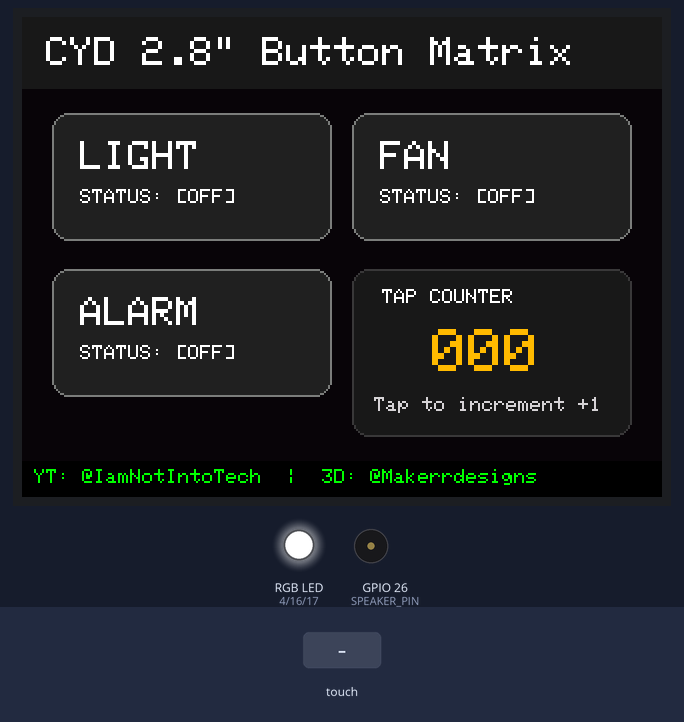
This sketch was run on a simulated ESP32. On the bench: 320×240 colour display, an RGB LED mixed from three pins (HIGH = lit), buzzer (waves = sounding). The inputs (shaded band) are chosen by the test bench.

Above: at 1.5 s.
1.6 s: touch panel pressed at 13 % / 30 % of its raw x / y range
At 2.3 s:
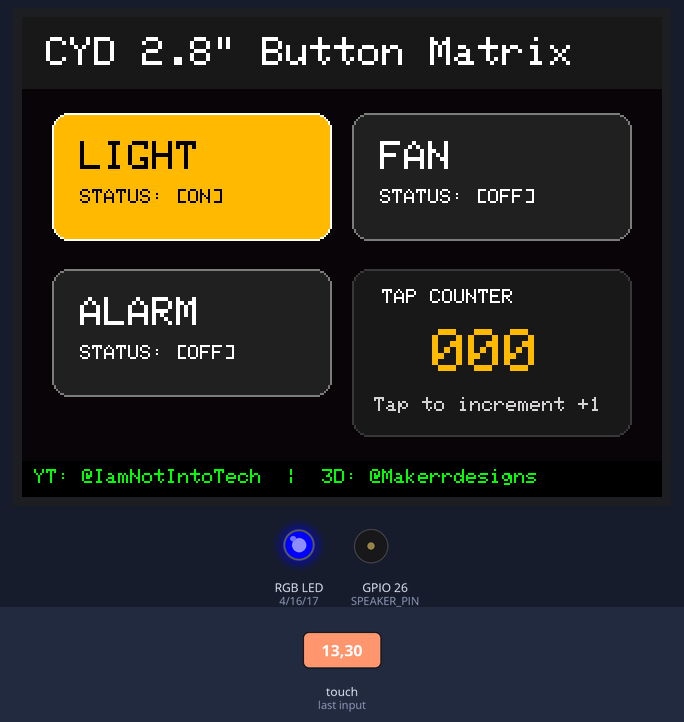
3.1 s: touch panel pressed at 62 % / 30 % of its raw x / y range
At 4.3 s:
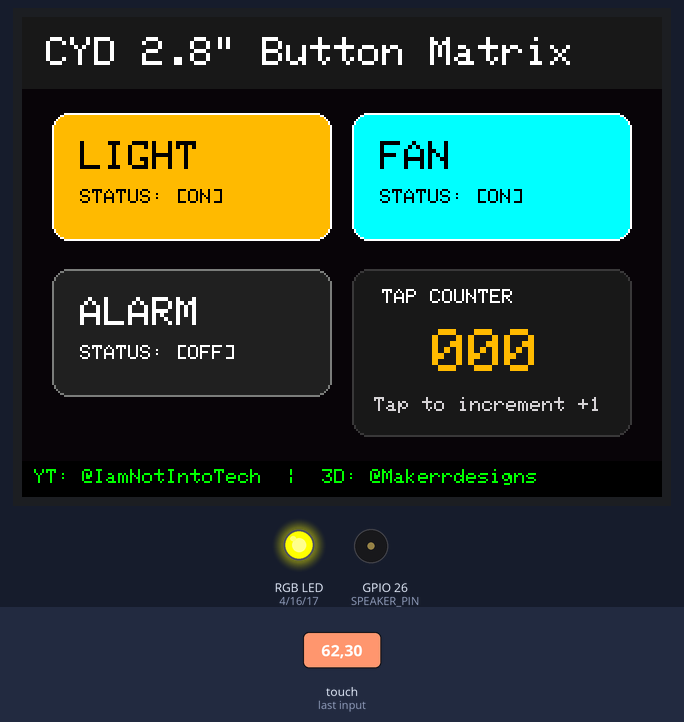
4.6 s: touch panel pressed at 38 % / 30 % of its raw x / y range
At 5.3 s:
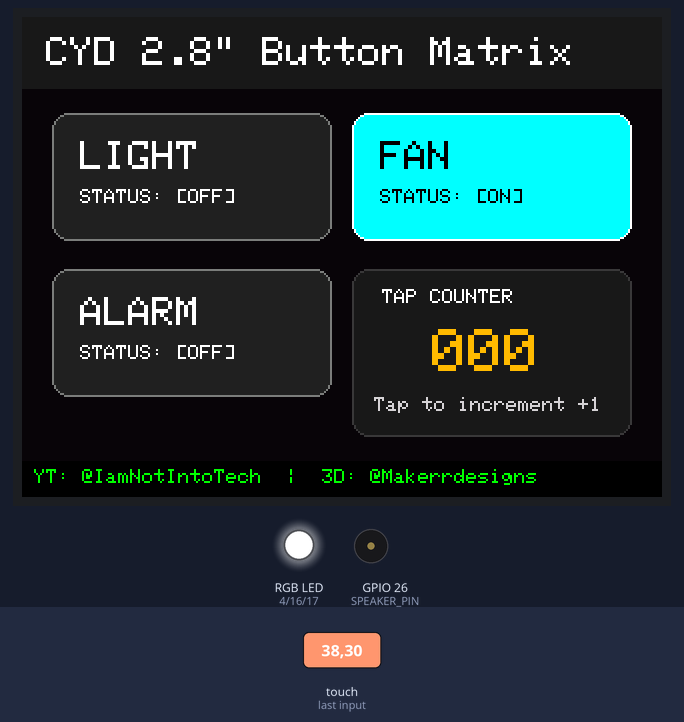
6.1 s: touch panel pressed at 13 % / 70 % of its raw x / y range
At 6.5 s:
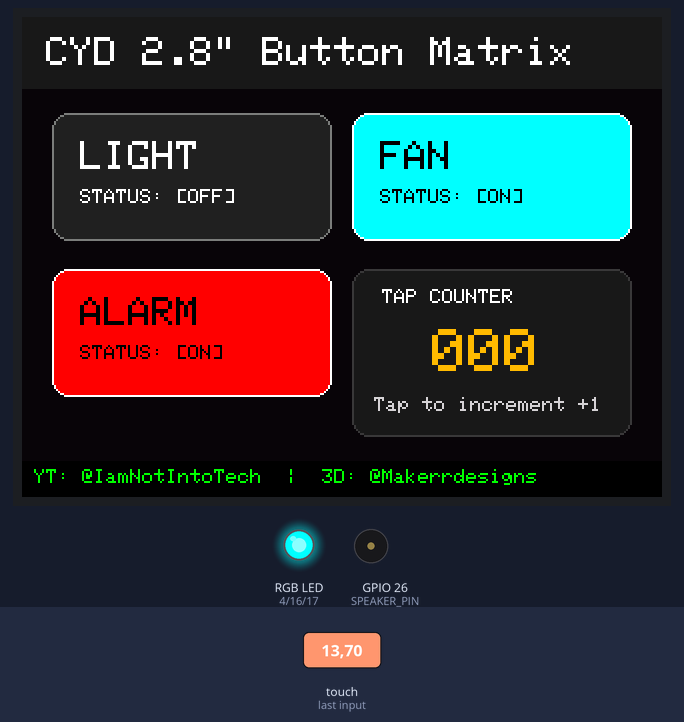
7.6 s: touch panel pressed at 87 % / 30 % of its raw x / y range
At 8.8 s:
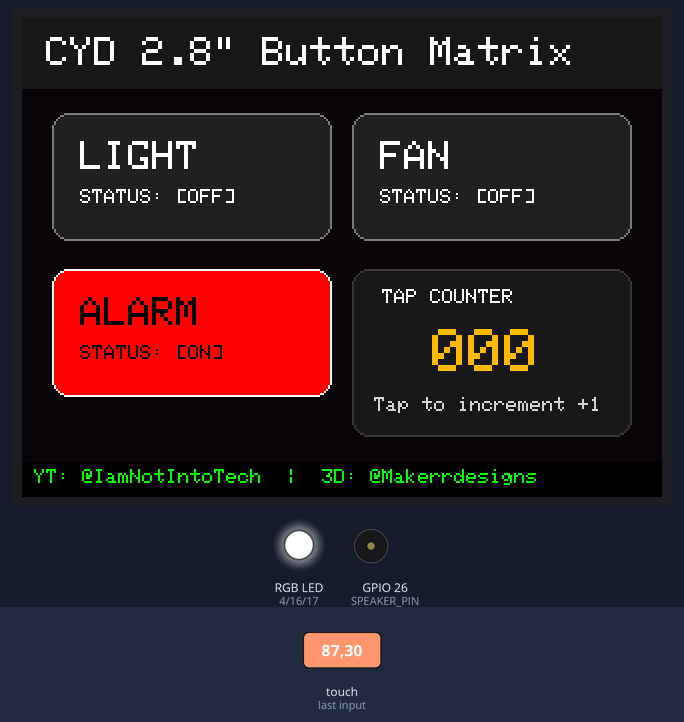
9.1 s: touch panel pressed at 13 % / 30 % of its raw x / y range
At 9.9 s:
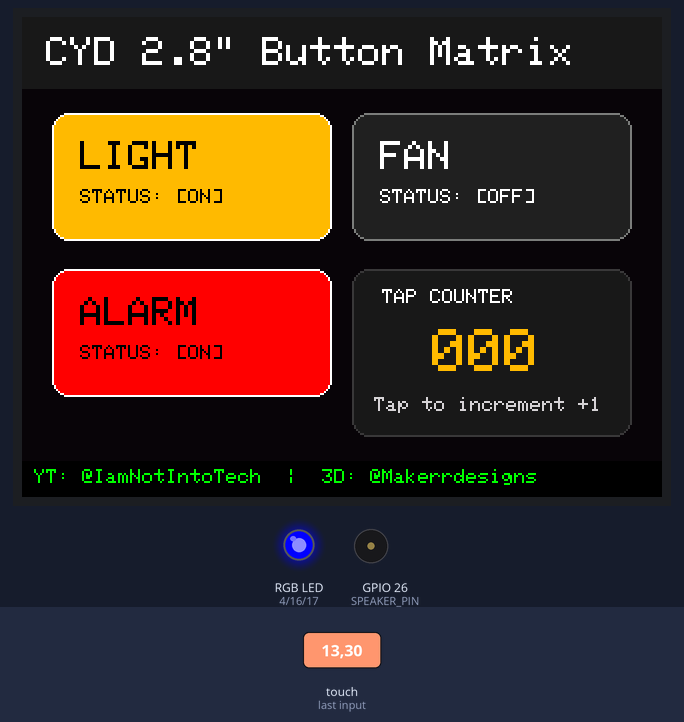
Timing chart, 0 to 11.6 s (numbered marks = the images above; inputs shaded):
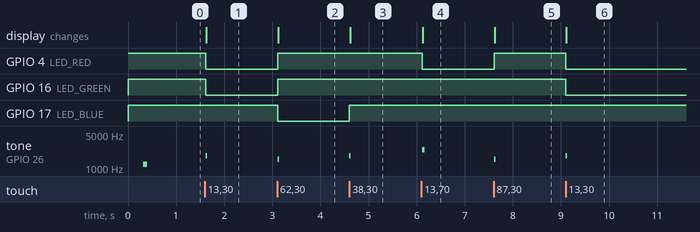

Measured:
- after the input at 1.6 s, GPIO 4 (LED_RED), GPIO 16 (LED_GREEN): HIGH → LOW at once; tone on GPIO 26 (SPEAKER_PIN): silent → 1800 Hz at once, → silent 0.03 s later; the display: changes at once (image 1)
- after the input at 3.1 s, GPIO 4 (LED_RED), GPIO 16 (LED_GREEN): LOW → HIGH at once; GPIO 17 (LED_BLUE): HIGH → LOW at once; tone on GPIO 26 (SPEAKER_PIN): silent → 1500 Hz at once, → silent 0.03 s later; the display: changes at once (image 2)
- after the input at 4.6 s, GPIO 17 (LED_BLUE): LOW → HIGH at once; tone on GPIO 26 (SPEAKER_PIN): silent → 1800 Hz at once, → silent 0.03 s later; the display: changes at once (image 3)
- after the input at 6.1 s, GPIO 4 (LED_RED): HIGH → LOW at once; tone on GPIO 26 (SPEAKER_PIN): silent → 2400 Hz at once, → silent 0.05 s later; the display: changes at once (image 4)
- after the input at 7.6 s, GPIO 4 (LED_RED): LOW → HIGH at once; tone on GPIO 26 (SPEAKER_PIN): silent → 1500 Hz at once, → silent 0.03 s later; the display: changes at once (image 5)
- after the input at 9.1 s, GPIO 4 (LED_RED), GPIO 16 (LED_GREEN): HIGH → LOW at once; tone on GPIO 26 (SPEAKER_PIN): silent → 1800 Hz at once, → silent 0.03 s later; the display: changes at once (image 6)

The sketch:

06-touch-buttons.ino
```cpp
/**
 * @file 06-touch-buttons.ino
 * @brief Touchscreen Button Matrix & Toggle Switches for CYD 2.8" (ESP32-2432S028R)
 * @author Tushar Aggarwal (tushar2704)
 * @repository https://github.com/tushar2704/Cheap-Yellow-Display-Community
 *
 * 📺 Follow on YouTube:
 * - Tech & Coding: https://youtube.com/@IamNotIntoTech
 * - 3D Printing & Enclosure: https://youtube.com/@Makerrdesigns
 *
 * Hardware:
 * - ESP32-2432S028R (2.8" Resistive Touch CYD)
 */

#include <SPI.h>
#include <TFT_eSPI.h>
#include <XPT2046_Touchscreen.h>

#define XPT2046_IRQ 36
#define XPT2046_MOSI 13
#define XPT2046_MISO 12
#define XPT2046_CLK 14
#define XPT2046_CS 33

#define LED_RED 4
#define LED_GREEN 16
#define LED_BLUE 17
#define SPEAKER_PIN 26

#define TS_MINX 300
#define TS_MAXX 3800
#define TS_MINY 200
#define TS_MAXY 3700

SPIClass touchSPI(VSPI);
XPT2046_Touchscreen ts(XPT2046_CS, XPT2046_IRQ);
TFT_eSPI tft = TFT_eSPI();

// Button States
bool toggleLight = false;
bool toggleFan   = false;
bool toggleAlarm = false;
int counterValue = 0;

void beep(int freq, int ms) {
  tone(SPEAKER_PIN, freq, ms);
}

void setRgb(bool r, bool g, bool b) {
  digitalWrite(LED_RED, r ? LOW : HIGH);
  digitalWrite(LED_GREEN, g ? LOW : HIGH);
  digitalWrite(LED_BLUE, b ? LOW : HIGH);
}

void drawToggleButton(int x, int y, int w, int h, const char* label, bool state, uint16_t onColor) {
  uint16_t btnColor = state ? onColor : 0x2104;
  uint16_t borderColor = state ? TFT_WHITE : TFT_DARKGREY;

  tft.fillRoundRect(x, y, w, h, 8, btnColor);
  tft.drawRoundRect(x, y, w, h, 8, borderColor);

  tft.setTextColor(state ? TFT_BLACK : TFT_WHITE, btnColor);
  tft.setTextSize(2);
  tft.setCursor(x + 14, y + 14);
  tft.print(label);

  tft.setTextSize(1);
  tft.setCursor(x + 14, y + 38);
  tft.print(state ? "STATUS: [ON]" : "STATUS: [OFF]");
}

void drawCounterCard() {
  tft.fillRoundRect(165, 126, 140, 84, 8, 0x18C3);
  tft.drawRoundRect(165, 126, 140, 84, 8, 0x39C7);

  tft.setTextColor(TFT_WHITE, 0x18C3);
  tft.setTextSize(1);
  tft.setCursor(180, 136);
  tft.print("TAP COUNTER");

  tft.setTextColor(0xFDC0, 0x18C3);
  tft.setTextSize(3);
  tft.setCursor(205, 156);
  tft.printf("%03d", counterValue);

  tft.setTextColor(TFT_LIGHTGREY, 0x18C3);
  tft.setTextSize(1);
  tft.setCursor(176, 190);
  tft.print("Tap to increment +1");
}

void renderAllButtons() {
  drawToggleButton(15, 48, 140, 64, "LIGHT", toggleLight, 0xFDC0); // CYD Yellow
  drawToggleButton(165, 48, 140, 64, "FAN", toggleFan, 0x07FF);     // Cyan
  drawToggleButton(15, 126, 140, 64, "ALARM", toggleAlarm, 0xF800); // Red
  drawCounterCard();
}

void setup() {
  Serial.begin(115200);

  pinMode(LED_RED, OUTPUT);
  pinMode(LED_GREEN, OUTPUT);
  pinMode(LED_BLUE, OUTPUT);
  pinMode(SPEAKER_PIN, OUTPUT);
  setRgb(false, false, false);

  tft.init();
  tft.setRotation(1);
  tft.fillScreen(0x0821);

  touchSPI.begin(XPT2046_CLK, XPT2046_MISO, XPT2046_MOSI, XPT2046_CS);
  ts.begin(touchSPI);
  ts.setRotation(1);

  // Header Bar
  tft.fillRect(0, 0, 320, 36, 0x18C3);
  tft.setTextColor(TFT_WHITE, 0x18C3);
  tft.setTextSize(2);
  tft.setCursor(12, 10);
  tft.print("CYD 2.8\" Button Matrix");

  renderAllButtons();

  // Footer
  tft.fillRect(0, 222, 320, 18, TFT_BLACK);
  tft.setTextColor(0x07E0, TFT_BLACK);
  tft.setTextSize(1);
  tft.setCursor(6, 226);
  tft.print("YT: @IamNotIntoTech  |  3D: @Makerrdesigns");

  beep(1200, 80);
}

void loop() {
  if (ts.touched()) {
    TS_Point p = ts.getPoint();
    int x = map(p.x, TS_MINX, TS_MAXX, 0, 320);
    int y = map(p.y, TS_MINY, TS_MAXY, 0, 240);

    // Button 1: Light (15, 48, 140, 64)
    if (x >= 15 && x <= 155 && y >= 48 && y <= 112) {
      toggleLight = !toggleLight;
      setRgb(toggleLight, toggleLight, false); // Yellow LED
      beep(1800, 30);
      drawToggleButton(15, 48, 140, 64, "LIGHT", toggleLight, 0xFDC0);
      delay(200);
    }
    // Button 2: Fan (165, 48, 140, 64)
    else if (x >= 165 && x <= 305 && y >= 48 && y <= 112) {
      toggleFan = !toggleFan;
      setRgb(false, false, toggleFan); // Blue LED
      beep(1500, 30);
      drawToggleButton(165, 48, 140, 64, "FAN", toggleFan, 0x07FF);
      delay(200);
    }
    // Button 3: Alarm (15, 126, 140, 64)
    else if (x >= 15 && x <= 155 && y >= 126 && y <= 190) {
      toggleAlarm = !toggleAlarm;
      setRgb(toggleAlarm, false, false); // Red LED
      beep(toggleAlarm ? 2400 : 800, 50);
      drawToggleButton(15, 126, 140, 64, "ALARM", toggleAlarm, 0xF800);
      delay(200);
    }
    // Counter Card (165, 126, 140, 64)
    else if (x >= 165 && x <= 305 && y >= 126 && y <= 190) {
      counterValue = (counterValue + 1) % 1000;
      beep(2200, 20);
      drawCounterCard();
      delay(150);
    }
  }

  delay(20);
}
```
